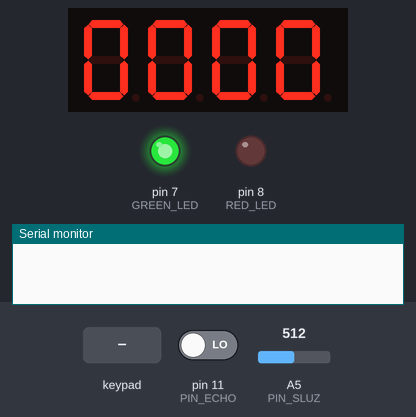
A sketch run on a simulated Arduino Uno, built with avr-gcc and run on an emulated ATmega328P. Parts: 4-digit seven-segment display, output pins drawn as LEDs (lit = HIGH), the last lines printed to the serial monitor. Dashed ring = blinking. The inputs (shaded band) are chosen by the test bench; at power-on: A5 (PIN_SLUZ) = 512, pin 11 (PIN_ECHO) LOW. Pins used as bus, display or sensor lines are not drawn.

Above: at 2.7 s.
2.8 s: keypad keys 1 3 9 7 pressed 0.4 s apart
At 4.93 s:
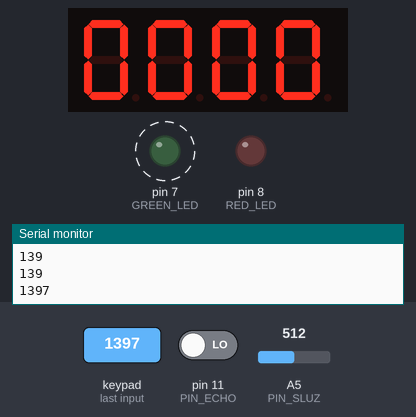
6.8 s: A5 (PIN_SLUZ) set to 160
8.3 s: A5 (PIN_SLUZ) set to 140
At 9.6 s:
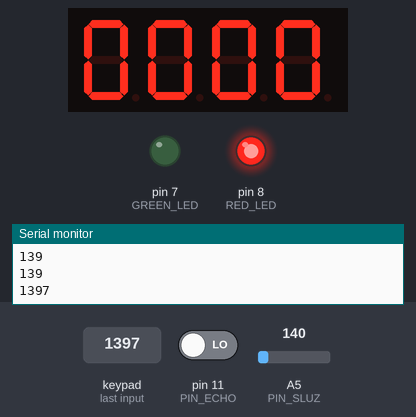
Timing chart, 0 to 11.3 s (numbered marks = the images above; inputs shaded):
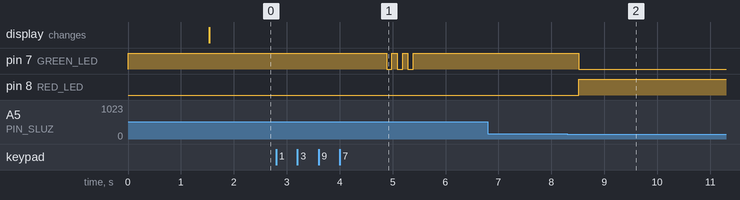

Measured:
- the behaviour switches between 150 and 149 on A5 (PIN_SLUZ) (found by bisection; images 1 and 2)
- after the input at 2.8 s, pin 7 (GREEN_LED): alternates HIGH for 0.10 s and LOW for 0.10 s, 6 changes in all, then stays HIGH, starting after 2.1 s
- after the input at 6.8 s, every drawn part: stays the same
- after the input at 8.3 s, pin 7 (GREEN_LED): HIGH → LOW after 0.21 s; pin 8 (RED_LED): LOW → HIGH after 0.21 s

The sketch:

Prac2_5.ino
```cpp
#include <TM1637.h>
#include <Keypad.h>

#define GREEN_LED 7
#define RED_LED 8

#define PIN_CLK 10
#define PIN_DIO 12

#define PIN_TRIG 9
#define PIN_ECHO 11

#define PIN_SLUZ A5
#define THRESHOLD 150

#define PASSWORD "9876"

const byte nfilas = 4;
const byte ncolumnas = 4;
char teclas[nfilas][ncolumnas] = {
{'1','2','3','A'},
{'4','5','6','B'},
{'7','8','9','C'},
{'*','0','#','D'}
};

byte pfilas[nfilas] = {2, 3, 4, 5}; // Filas
byte pcolumnas[ncolumnas] = {A0, A1, A2, A3}; //Columnas

Keypad teclado = Keypad(makeKeymap(teclas), pfilas, pcolumnas, nfilas, ncolumnas);
TM1637 screen(PIN_CLK, PIN_DIO);

String bufferLectura = "";

int contador = 0;

void abrir() {
  digitalWrite(RED_LED, HIGH);
  digitalWrite(GREEN_LED, LOW);
  contador++;
}

void cerrar() {
  digitalWrite(RED_LED, LOW);
  digitalWrite(GREEN_LED, HIGH);
}

void parpadear() {
  for(int i = 0; i<3; i++){
    digitalWrite(GREEN_LED, LOW);
    delay(100);
    digitalWrite(GREEN_LED, HIGH);
    delay(100);
  }
}

void updateBuffer() {
  char c = teclado.getKey();
  if (c != '\0' && isDigit(c)) {
    bufferLectura += c;
  }
}

bool hayAlgoExterior() {
  //Medir distancia
  digitalWrite(PIN_TRIG, LOW);
  delayMicroseconds(5);

  digitalWrite(PIN_TRIG, HIGH); /* Emitimos el pulso ultrasónico */
  delayMicroseconds(10);

  long responseTime = pulseIn(PIN_ECHO, HIGH);
  long distance = int(0.01716*responseTime);
  //Comprobar
  return distance <= 10;
}

bool hayAlgoInterior() {
  int val = analogRead(PIN_SLUZ);
  return val < THRESHOLD;
}

void updateContador() {
 int digit0 =  contador/1000;
 int digit1 = (contador - digit0*1000)/100;
 int digit2 = (contador - (digit0*1000 + digit1*100))/10;
 int digit3 =  contador - (digit0*1000 + digit1*100 + digit2*10);

 screen.display(0, digit0);
 screen.display(1, digit1);
 screen.display(2, digit2);
 screen.display(3, digit3);
}

void setup() {
  pinMode(GREEN_LED, OUTPUT);
  pinMode(RED_LED, OUTPUT);
  pinMode(PIN_TRIG, OUTPUT);
  pinMode(PIN_ECHO, INPUT);
  pinMode(PIN_SLUZ, INPUT);
  cerrar();
  screen.init();
  screen.set(BRIGHT_TYPICAL);
  delay(1500);// Esperamos a que se inicie la pantalla
  Serial.begin(9600);
}

void loop() {
  updateBuffer();
  Serial.println(bufferLectura);
  if (hayAlgoInterior()) {
    abrir();
    while(hayAlgoExterior() || hayAlgoInterior())
      delay(5);
    cerrar();
  } else if (bufferLectura.length() >= 4) {
    if (bufferLectura.equals(PASSWORD)) { //Es correcta
      digitalWrite(GREEN_LED, LOW);
      delay(1000);
      puerta_abierta:
      abrir();
      if(!hayAlgoInterior()){
        double inicioCuentaTiempo = millis();
        while(millis() - inicioCuentaTiempo < 5000) {
        if (hayAlgoExterior())
          inicioCuentaTiempo = millis();
        else if (teclado.getKey() == 'C')
          break;
        }
        cerrar();
        bufferLectura = "";
     } else if (hayAlgoInterior() && hayAlgoExterior()){
       goto puerta_abierta;
     } else if (hayAlgoInterior() && !hayAlgoExterior()){
        cerrar();
        bufferLectura = "";
     }
    } else { //Contraseña incorrecta
      parpadear();
      cerrar();
      bufferLectura = "";
    }
    delay(1000);
  }
  updateContador();
  delay(200);
}
```
